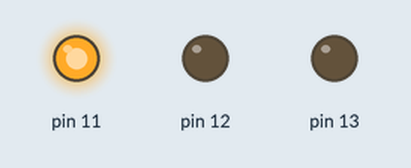
Simulated run of this sketch. Board: Arduino Uno, built with avr-gcc and run on an emulated ATmega328P. Shown: output pins drawn as LEDs (lit = HIGH).

Above: at 0.5 s.
At 4.0 s:
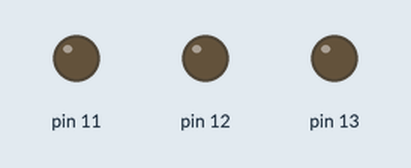
Timing chart, 0 to 9.1 s (numbered marks = the images above):
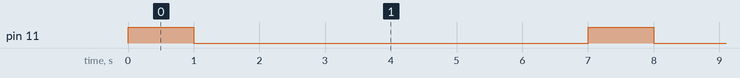

The sketch:

BoardIdleSketchPwrSaver.ino
```cpp
void setup()
{
  pinMode(11,OUTPUT);
  pinMode(12,OUTPUT);
  pinMode(13,OUTPUT);
}

void loop()
{
  digitalWrite(11,HIGH);
  delay(1000);
  digitalWrite(11,LOW);
  delay(6000);
}
```

Measured:
- by itself, pin 11: alternates HIGH for 1.0 s and LOW for 6.0 s
